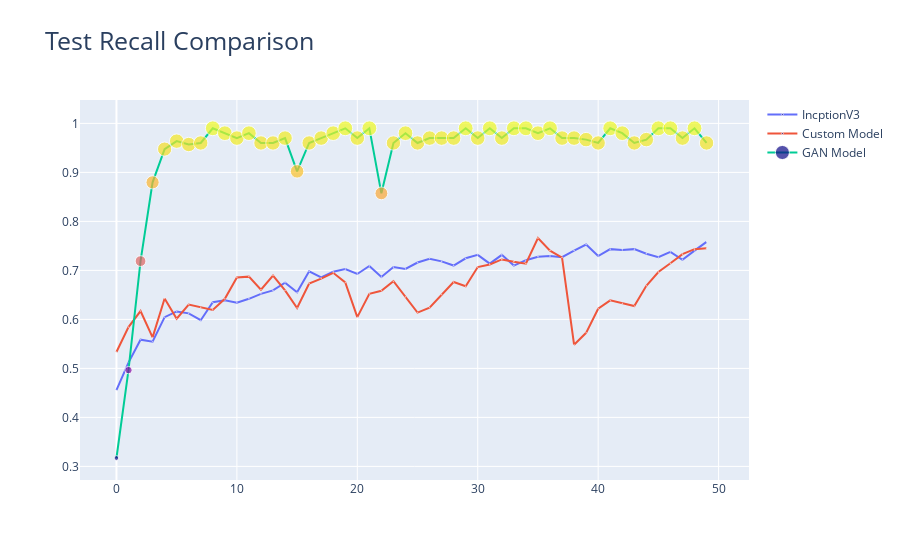

Notebook source saved alongside this figure:
### Code cell
fig = go.Figure(data=go.Scatter(
    y=history_model_InceptionV3.history["recall"],
    mode='lines+markers',
    marker=dict(size=np.array(history_model_InceptionV3.history["recall"]),
                color=np.array(history_model_InceptionV3.history["recall"])*50),
    name="IncptionV3"
))


fig.add_trace(go.Scatter(
    y=history_custom_model.history["recall_1"],
    mode='lines+markers',
    marker=dict(size=np.array(history_custom_model.history["recall_1"]),
                color=np.array(history_custom_model.history["recall_1"])*50),
    name="Custom Model"
))

fig.add_trace(go.Scatter(
    y=gan_recall,
    mode='lines+markers',
    marker=dict(size=np.array(gan_recall)*15,
                color=np.array(gan_recall)*50),
    name="GAN Model"
))


fig.update_layout(title=go.layout.Title(text="Test Recall Comparison",
                                        font=go.layout.title.Font(size=25)))

fig.show()
